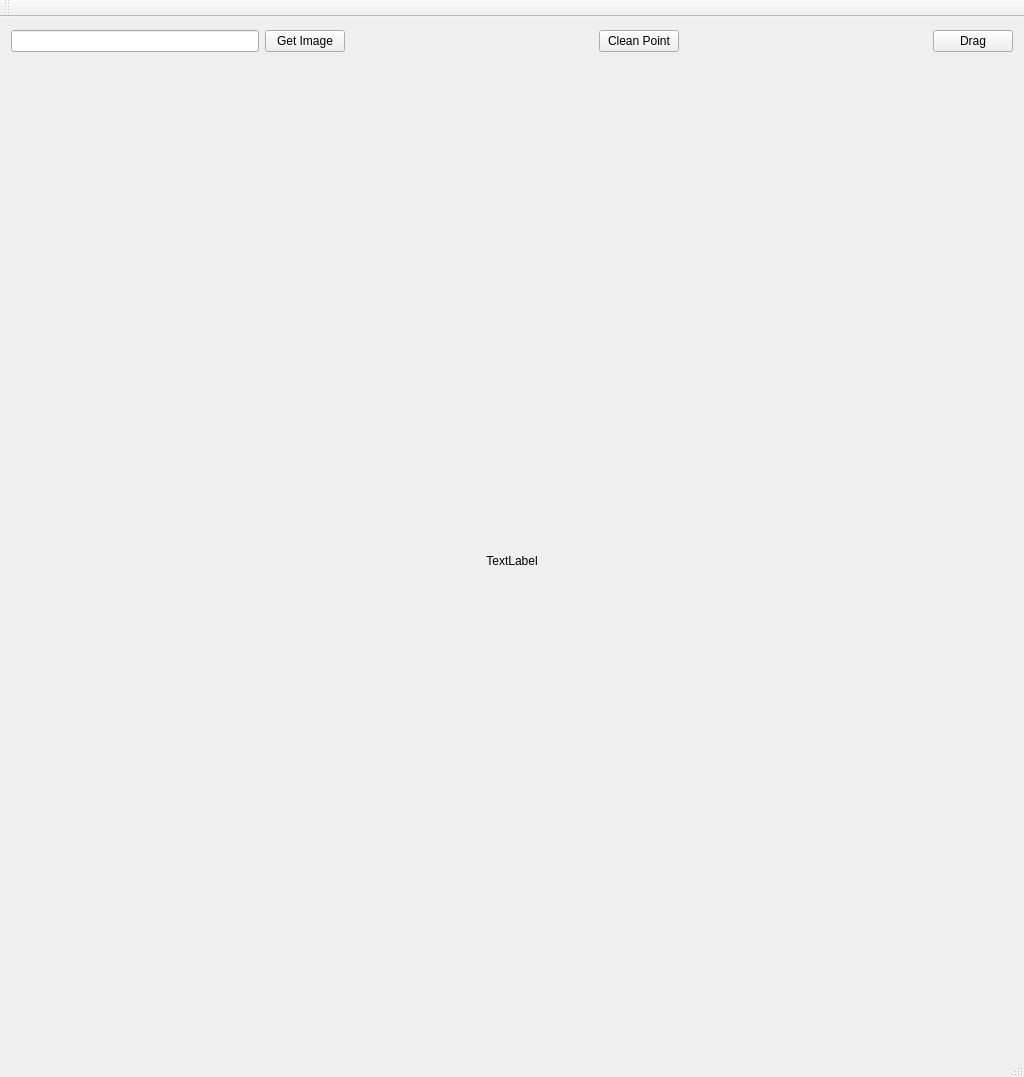
<?xml version="1.0" encoding="UTF-8"?>
<ui version="4.0">
 <class>MainWindowClass</class>
 <widget class="QMainWindow" name="MainWindowClass">
  <property name="geometry">
   <rect>
    <x>0</x>
    <y>0</y>
    <width>1024</width>
    <height>1077</height>
   </rect>
  </property>
  <property name="windowTitle">
   <string>MainWindow</string>
  </property>
  <widget class="QWidget" name="centralWidget">
   <layout class="QVBoxLayout" name="verticalLayout" stretch="1,20">
    <property name="spacing">
     <number>0</number>
    </property>
    <property name="leftMargin">
     <number>0</number>
    </property>
    <property name="topMargin">
     <number>0</number>
    </property>
    <property name="rightMargin">
     <number>0</number>
    </property>
    <property name="bottomMargin">
     <number>0</number>
    </property>
    <item>
     <widget class="QWidget" name="widget" native="true">
      <layout class="QHBoxLayout" name="horizontalLayout">
       <item>
        <widget class="QLineEdit" name="seedEdit"/>
       </item>
       <item>
        <widget class="QPushButton" name="getBtn">
         <property name="text">
          <string>Get Image</string>
         </property>
        </widget>
       </item>
       <item>
        <spacer name="horizontalSpacer">
         <property name="orientation">
          <enum>Qt::Horizontal</enum>
         </property>
         <property name="sizeHint" stdset="0">
          <size>
           <width>40</width>
           <height>20</height>
          </size>
         </property>
        </spacer>
       </item>
       <item>
        <widget class="QPushButton" name="cleanBtn">
         <property name="text">
          <string>Clean Point</string>
         </property>
        </widget>
       </item>
       <item>
        <spacer name="horizontalSpacer_2">
         <property name="orientation">
          <enum>Qt::Horizontal</enum>
         </property>
         <property name="sizeHint" stdset="0">
          <size>
           <width>40</width>
           <height>20</height>
          </size>
         </property>
        </spacer>
       </item>
       <item>
        <widget class="QPushButton" name="dragBtn">
         <property name="text">
          <string>Drag</string>
         </property>
        </widget>
       </item>
      </layout>
     </widget>
    </item>
    <item>
     <widget class="QLabel" name="show">
      <property name="text">
       <string>TextLabel</string>
      </property>
      <property name="alignment">
       <set>Qt::AlignCenter</set>
      </property>
     </widget>
    </item>
   </layout>
  </widget>
  <widget class="QMenuBar" name="menuBar">
   <property name="geometry">
    <rect>
     <x>0</x>
     <y>0</y>
     <width>1024</width>
     <height>26</height>
    </rect>
   </property>
  </widget>
  <widget class="QToolBar" name="mainToolBar">
   <attribute name="toolBarArea">
    <enum>TopToolBarArea</enum>
   </attribute>
   <attribute name="toolBarBreak">
    <bool>false</bool>
   </attribute>
  </widget>
  <widget class="QStatusBar" name="statusBar"/>
 </widget>
 <layoutdefault spacing="6" margin="11"/>
 <resources>
  <include location="mainwindow.qrc"/>
 </resources>
 <connections/>
</ui>
